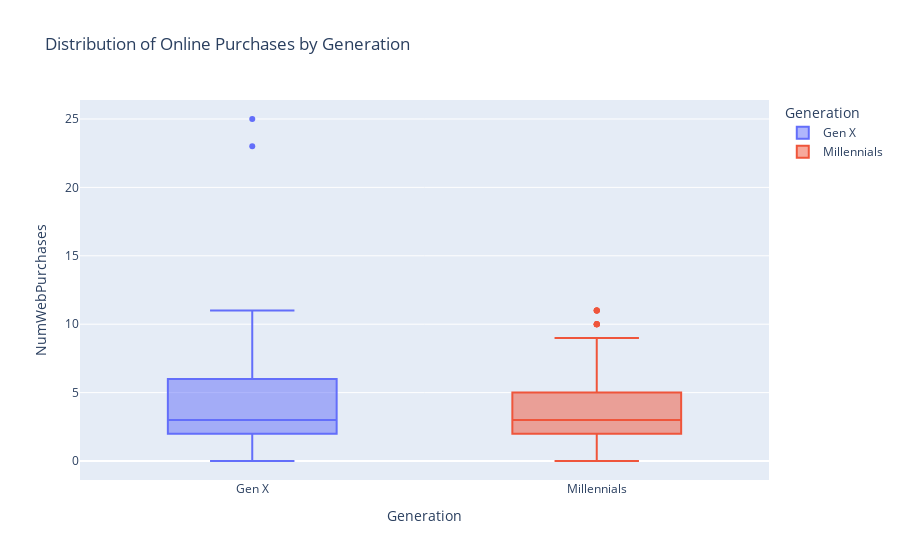

The code cell stored with this chart in its notebook:
### Markdown cell above
## Part C (30 points)

In this part, let us investigate variability in customers' online purchasing behavior.

i. We will use a visualization chart that shows distribution of customers' online purchases. The chart should:
* Show multiple distributions, each being the distribution of number of online purchases by customers of a certain generation (Gen X vs. Millennials,  ignore other generations)
* Allow users to observe the 1st, 2nd, and 3rd quartiles of the distribution, along with any outliers.

ii. Based on the chart, answer the following question:
* How would you comment on the pattern of online purchases across different generations.

iii. In your chart, further divide each distribution into subgroups of customers based on the **number of kids at home** (not including teens).
How would you comment on the pattern of online purchases across the different subgroups of customers?

### Code cell
import plotly.express as px
import pandas as pd

# Define generations based on birth year
# Gen X: Born 1965-1980, Millennials: Born 1981-1996
df['Generation'] = pd.cut(
    df['Year_Birth'],
    bins=[1964, 1980, 1996, 2100],
    labels=['Gen X', 'Millennials', 'Other']
)

# Filter for only Gen X and Millennials
df_gen = df[df['Generation'].isin(['Gen X', 'Millennials'])]

# Create box plot
fig = px.box(
    df_gen,
    x='Generation',
    y='NumWebPurchases',
    title='Distribution of Online Purchases by Generation',
    color='Generation'
)

fig.show()

### Figure 1 — Plotly figure (JSON) as saved in the notebook; plotly's stock layout.template omitted (floating-point values rounded to 4 significant figures; data arrays with more than 128 entries replaced by an {"elided": "..."} marker saying what was removed)
{"data": [{"alignmentgroup": "True", "hovertemplate": "Generation=%{x}<br>NumWebPurchases=%{y}<extra></extra>", "legendgroup": "Gen X", "marker": {"color": "#636efa"}, "name": "Gen X", "notched": false, "offsetgroup": "Gen X", "orientation": "v", "showlegend": true, "type": "box", "x": {"elided": "1061 str values"}, "x0": " ", "xaxis": "x", "y": {"elided": "1061 int values"}, "y0": " ", "yaxis": "y"}, {"alignmentgroup": "True", "hovertemplate": "Generation=%{x}<br>NumWebPurchases=%{y}<extra></extra>", "legendgroup": "Millennials", "marker": {"color": "#EF553B"}, "name": "Millennials", "notched": false, "offsetgroup": "Millennials", "orientation": "v", "showlegend": true, "type": "box", "x": {"elided": "380 str values"}, "x0": " ", "xaxis": "x", "y": {"elided": "380 int values"}, "y0": " ", "yaxis": "y"}], "layout": {"boxmode": "overlay", "legend": {"title": {"text": "Generation"}, "tracegroupgap": 0}, "title": {"text": "Distribution of Online Purchases by Generation"}, "xaxis": {"anchor": "y", "categoryarray": ["Gen X", "Millennials"], "categoryorder": "array", "domain": [0, 1], "title": {"text": "Generation"}}, "yaxis": {"anchor": "x", "domain": [0, 1], "title": {"text": "NumWebPurchases"}}}}
